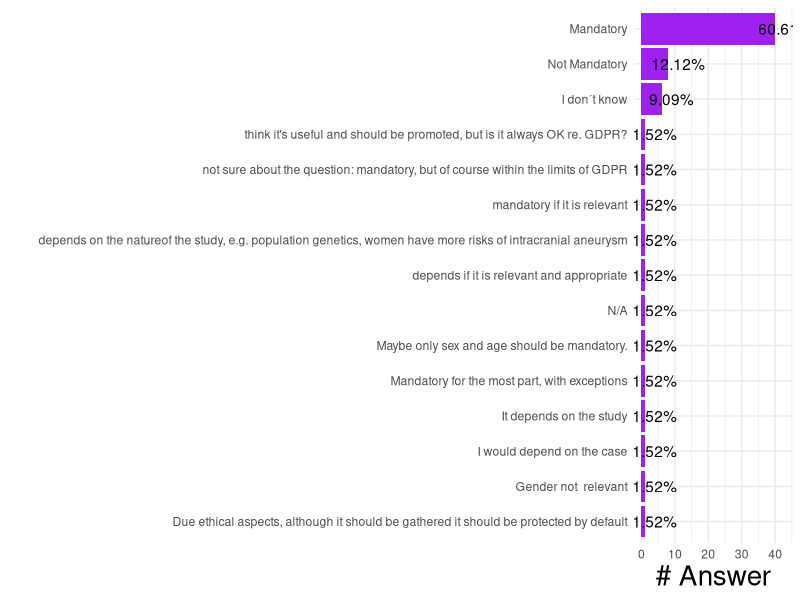

This chart was generated by the following R code:
library(data.table)
library(ggplot2)
library(dplyr)

# Load data
d = fread("../qualitative_analysis/ELIXIR_BioHackathon_35FAIRX_Responses-Form_responses1.tsv")

fs10_plot = d[,14]
colnames(fs10_plot) = "Answer"
fs10_plot$n = 1
fs10_plot_sum = fs10_plot %>% group_by(Answer)%>%
  summarise(n = sum(n))

fs10_plot_sum = fs10_plot%>% group_by(Answer) %>%
  summarise(count = sum(n))

fs10_plot_sum = arrange(fs10_plot_sum, count)
fs10_plot_sum$Answer = factor(fs10_plot_sum$Answer, levels =fs10_plot_sum$Answer)
fs10_plot_sum$percent = fs10_plot_sum$count / sum(fs10_plot_sum$count) * 100

fs10 = ggplot(fs10_plot_sum, aes(y = Answer, x = count))+
  geom_bar(stat = "identity",fill = "purple")+
  geom_text(aes( label = paste0(round(percent,2),"%"),
                 x= count+3 ))+
  ylab("")+
  xlab("# Answer")+
  theme_minimal()+
  theme(#axis.text = element_text(size = 14),
        axis.title = element_text(size = 20))


png("../figures/figureS10.png", width = 2500, height = 900, res = 200)
fs10
dev.off()
